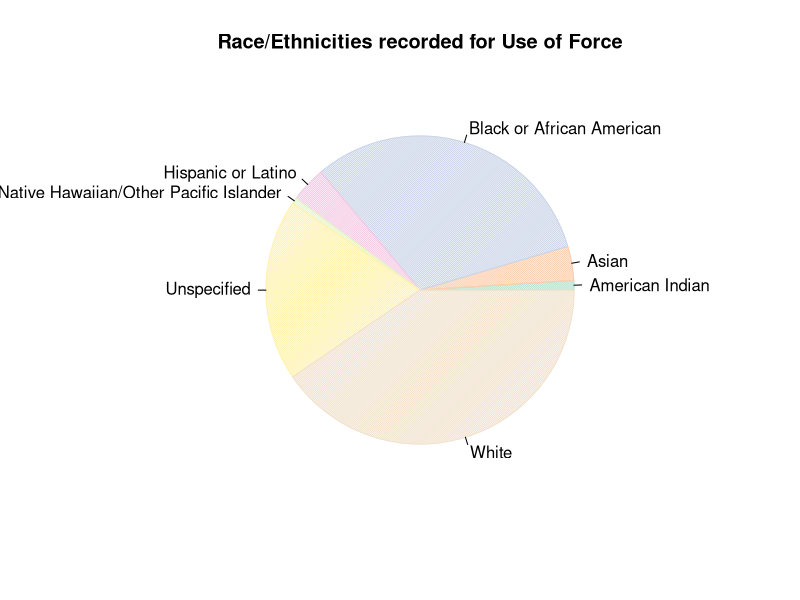
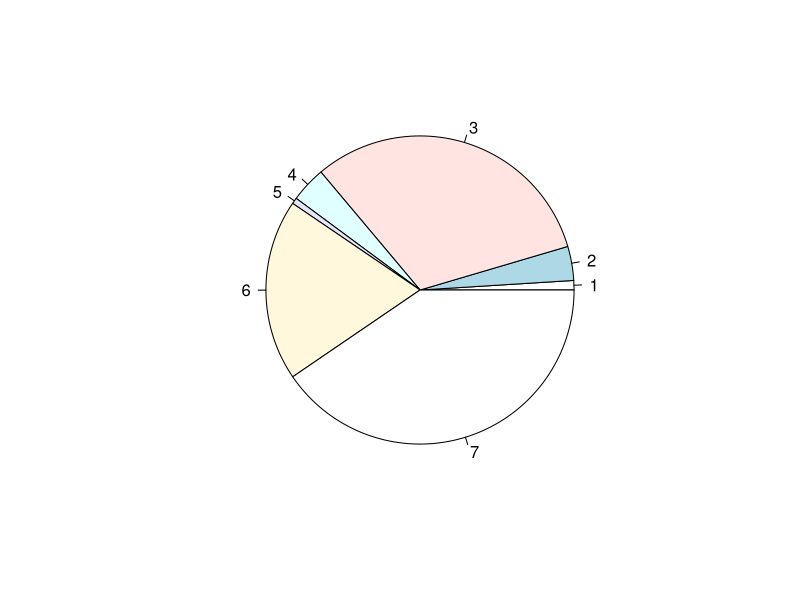
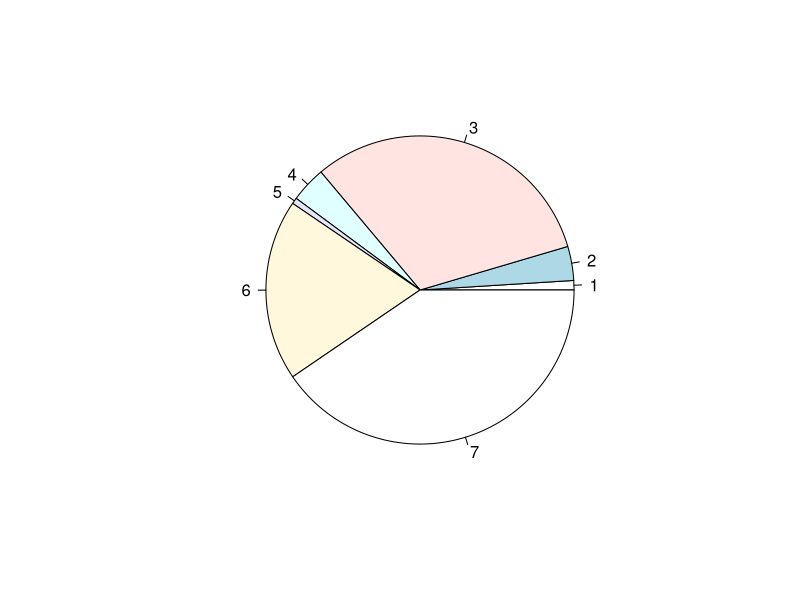

Write R code to recreate these figures, in order.
# Chart 3


# Load Libraries ----------------------------------------------------------

library(RColorBrewer)
library(tidyverse)
library(dplyr)
library(stringr)
library(ggplot2)


data <- read.csv("Use_Of_Force.csv")
View(data)

# Introduction
# The topic that are were interested in is police brutality. 
# With the 2020 protests that were caused by police brutality on minorities 
# we believe it's only right to be looking into the details of every incident 
# to see if there are any patterns. In addition, police brutality is an ongoing 
# issue, so studying and identifying trends is critical for taking appropriate 
# data-drive action. This exploratory analysis specifically aims to analyze reported 
# Use-of-Force incidents in the Seattle Police Department. It includes the date 
# of the incident, precinct, sector, beat, subject race, and subject gender, from 
# January 1st, 2015 to December 31st, 2020. We want to see if during this time
# period, Seattle Police were using force in a discriminatory way towards specific
# communities, seeing if SPD possesses any racial bias. 

# Chart idea : pie chart that sees proportion of each affected race to the whole
# pie can only accept integers? If so need to count each race and save those
# values into a vector that the pie function can use
# Column needed : Subject_Race


# Count all Black or African American 
sum_baa <- data %>% 
  select(Subject_Race) %>% 
  filter(Subject_Race == "Black or African American") %>%
  nrow()

sum_white <- data %>% 
  select(Subject_Race) %>% 
  filter(Subject_Race == "White") %>%
  nrow()

sum_asian <- data %>% 
  select(Subject_Race) %>% 
  filter(Subject_Race == "Asian") %>%
  nrow()

sum_unspec <- data %>% 
  select(Subject_Race) %>% 
  filter(Subject_Race == "Not Specified") %>%
  nrow()

sum_amIndian <- data %>% 
  select(Subject_Race) %>% 
  filter(Subject_Race == "American Indian/Alaska Native") %>%
  nrow()

sum_hisp <- data %>% 
  select(Subject_Race) %>% 
  filter(Subject_Race == "Hispanic or Latino") %>%
  nrow()

sum_nat <- data %>% 
  select(Subject_Race) %>% 
  filter(Subject_Race == "Nat Hawaiian/Oth Pac Islander") %>%
  nrow()

sums_races <- c(120, 432, 3814, 452, 77, 2300, 4892)
labels <-  c("American Indian ","Asian","Black or African American",
             "Hispanic or Latino",  "Native Hawaiian/Other Pacific Islander", 
             "Unspecified", "White")

coul <- brewer.pal(7, "Pastel2") 
pie(sums_races, 
    labels, 
    density = 70,
    col = coul, 
    main = "Race/Ethnicities recorded for Use of Force")

  View(pie_races)




pie(sums_races)
race <- data %>% 
  select(Subject_Race) %>% 
  View()

all_races <- unique(data$Subject_Race)
View(all_races)



  
pie(sums_races)
  
  

